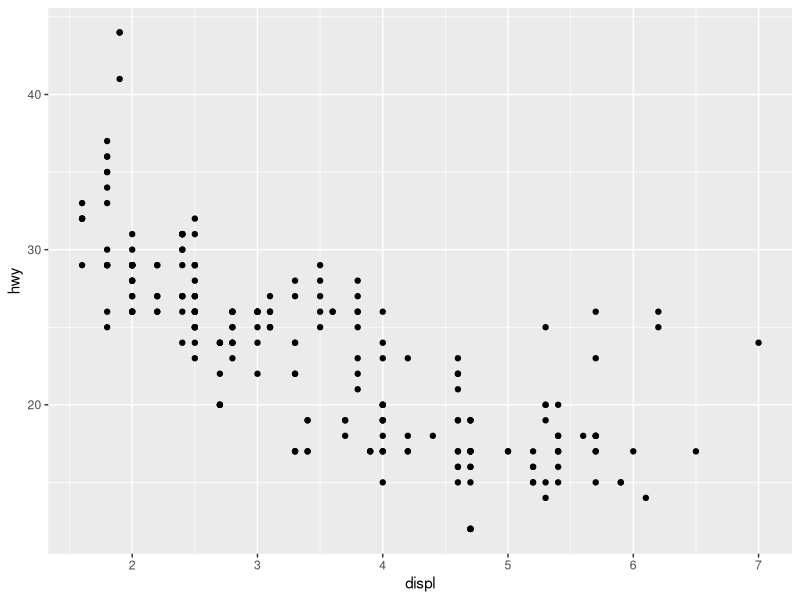
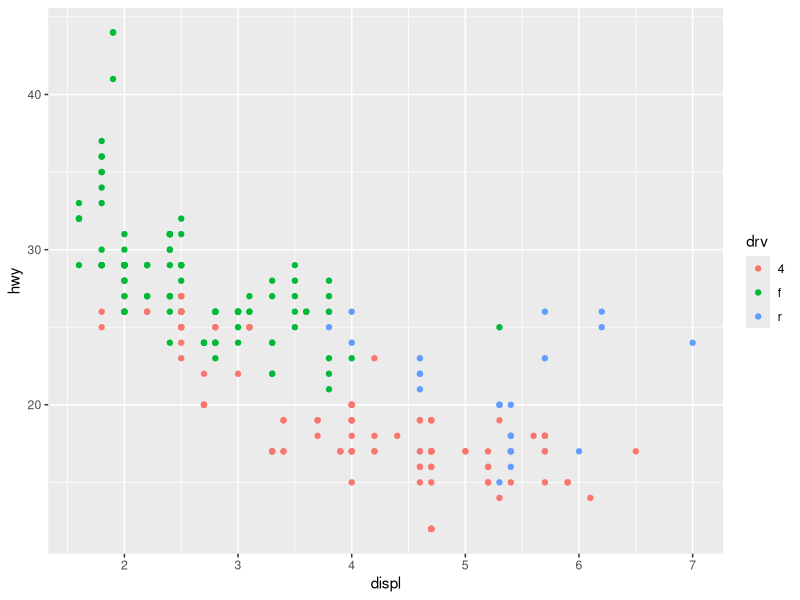
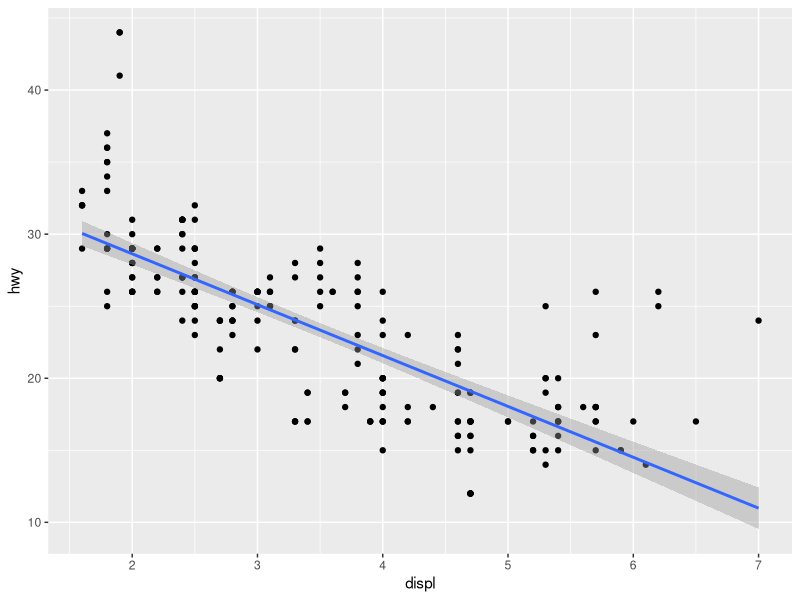
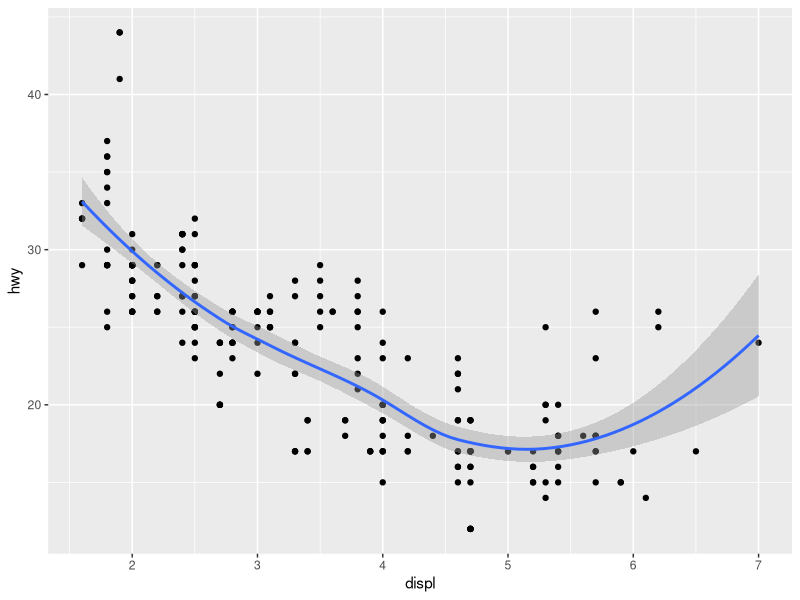
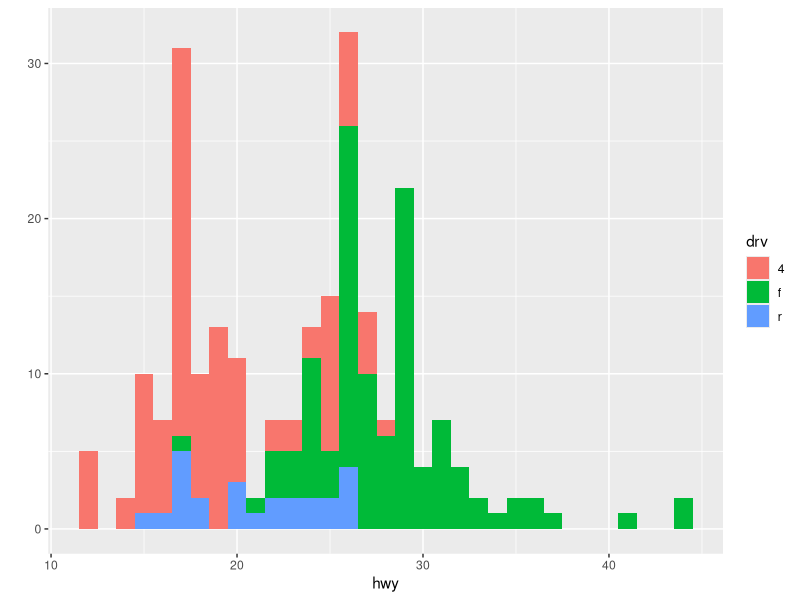
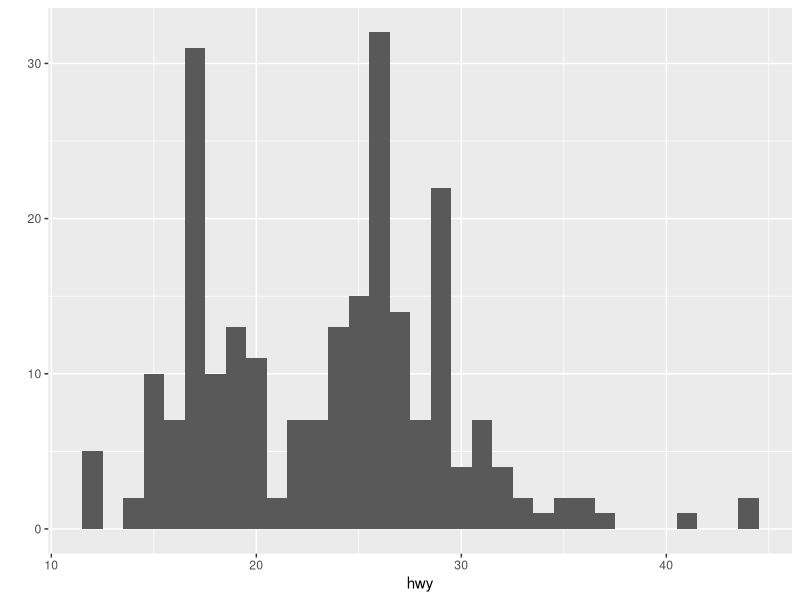
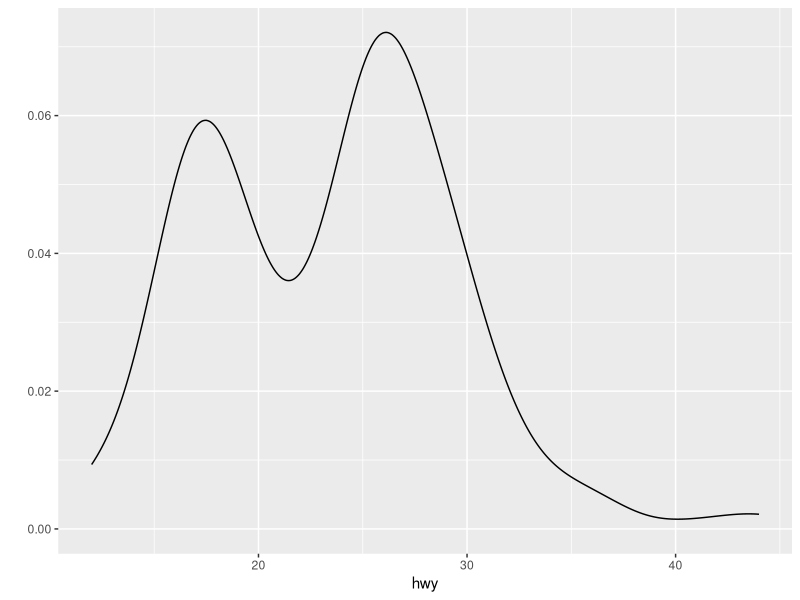
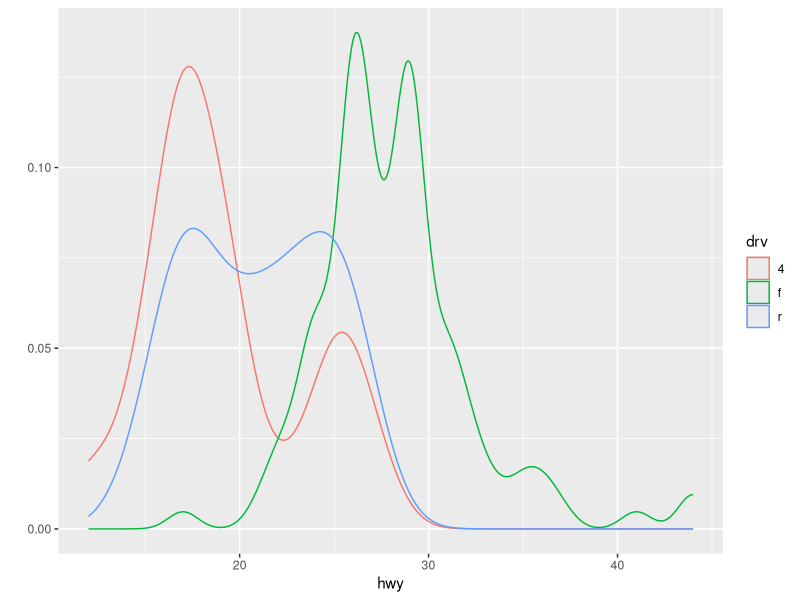

R code for these plots, in order:
library(ggplot2)
str(mpg)

## ------------------------------ quick qplot ------------------------------
## scatterplot
qplot(displ, hwy, data=mpg)
qplot(displ, hwy, data=mpg, color=drv)
qplot(displ, hwy, data=mpg, geom=c("point","smooth"), method="lm")
qplot(displ, hwy, data=mpg, geom=c("point","smooth"))

## histogram
qplot(hwy, data=mpg, binwidth=1, fill=drv)
qplot(hwy, data=mpg, binwidth=1)
qplot(hwy, data=mpg, binwidth=1, geom="density")
qplot(hwy, data=mpg, binwidth=1, geom="density", color=drv)

## Facets
qplot(displ, hwy, data=mpg, facets=.~drv, color=drv)
qplot(hwy, data=mpg, facets=drv~., binwidth=2)
qplot(displ, hwy, data=mpg, geom=c("point","smooth"), method="lm", facets=.~drv)

## ------------------------------ ggplot ------------------------------
## everything is layered !
g <- ggplot(mpg, aes(displ,hwy))
g + geom_point()
g + geom_point() + geom_smooth()
g + geom_point() + geom_smooth(method="lm")
g + geom_point() + geom_smooth(method="lm") + facet_grid(.~drv) + theme_bw()
g + geom_point() + geom_smooth(method="lm") + facet_grid(.~drv) + theme_gray()

## annotation
g <- ggplot(mpg, aes(displ,hwy))
g + geom_point(color="steelblue", size=4, alpha=0.5)
g + 
geom_point(aes(color=drv), size=4, alpha=0.5) + 
labs(x=expression("log "*PM[2.5]), y="change") + 
geom_smooth(size=4, linetype=3, method="lm") + 
theme_bw(base_family="Times")

## Axis Limit
testdat <- data.frame(x=1:100, y=rnorm(100))
testdat[50, "y"] <- 100
g <- ggplot(testdat, aes(x, y))
g + geom_line() + ylim(-3,3) # exclude the outliner data point
g + geom_line() + coord_cartesian(ylim = c(-3,3)) # still include but not display 

## Part 5: a very useful way to not exactly factorize the variable 
## but cut continuous variable to several pieces of range for plotting
## cut()
